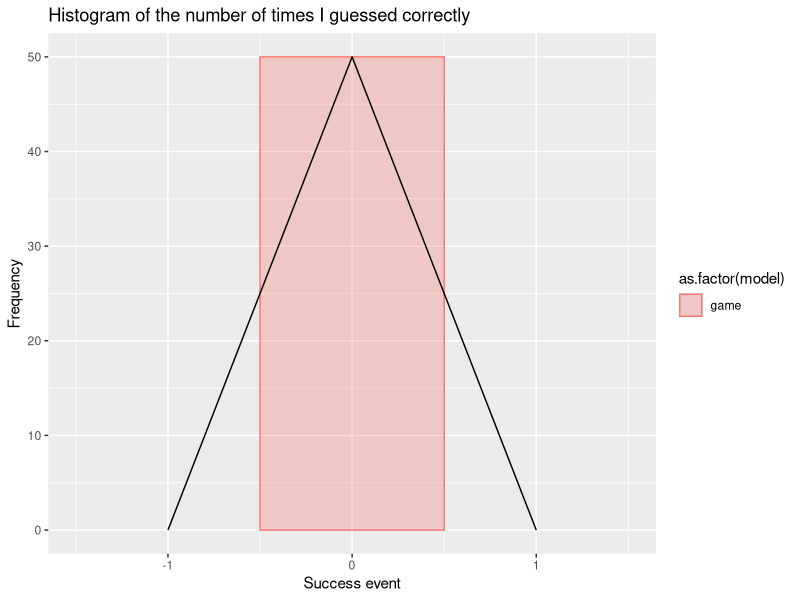
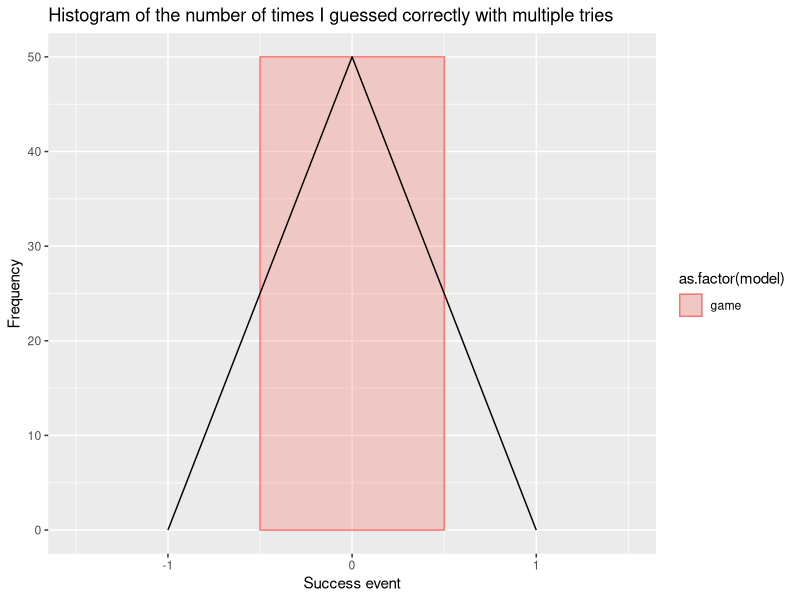
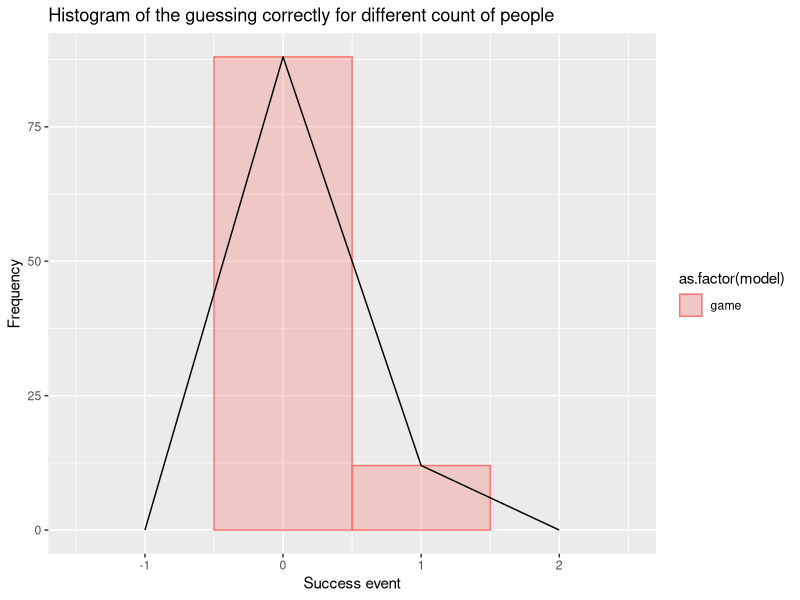

Here is the R script that generated these plots, in order:
#Nash game
#you get to pick a number between 2 and 100, it has to be an integer.
#Okay, so I should be trying to name 2/3 of what I think the number is going to be.
#why 2 and 100? minimum 2/3 value I can guess is 1, so the original number has to start from 1.5
library(ggplot2)
no_of_people=50
no_iters=1000
run.others<-function(no.people){
  
  so_far=rep(0,no.people)
  person_chose=rep(0,no.people)
  for(i in 1:no.people)
   {
   person_chose[i]==sample(2:100,size=1,replace=FALSE )
   
    my_number=sample(1:100,size=1,replace=FALSE)
    two_thirds=(2*person_chose[i])/3
    if(two_thirds==my_number)
      so_far[i]=1
   }


return(so_far)
}

#i am given a certain number of tries to guess the number
run.others.with_tries=function(no.people){
  so_far=rep(0,no.people)
  person_chose=rep(0,no.people)
  person_tries=rep(0,no.people)
  for(i in 1:no.people)
   {
  			tries = 1
  			person_chose[i]==sample(2:100,size=1,replace=FALSE)
  			while(tries < 20) {
          
        
           my_number=sample(1:100,size=1,replace=FALSE)
           two_thirds=(2*person_chose[i])/3
           if(two_thirds==my_number){
             so_far[i]=1
             break
           }
        tries=tries+1

  			}
        person_tries[i]=tries


  }
  return(so_far)
}

run.others.dynamic_count<-function(){
  #cur_avg=0
  so_far=rep(0,100)
  for(j in 1:100){
  for(i in 1:j)
   {
   person_chose=sample(2:100,size=1,replace=FALSE )
   
    my_number=sample(1:100,size=1,replace=FALSE)
    two_thirds=(2*person_chose)/3
    if(two_thirds==my_number){
      so_far[j]=so_far[j]+1
      break
   }
 }
  }
  
return(so_far)
}

guessing_avg=run.others(no_of_people)
ggplot(data.frame(model=c(rep('game',no_of_people)),
                  values=guessing_avg)) +
  aes(x=values) +
  geom_histogram(position="dodge",stat="bin",binwidth=1,
                 aes(fill=as.factor(model),
                     colour=as.factor(model)),alpha=0.3) +
  geom_freqpoly(binwidth=1) +
  labs(title="Histogram of the number of times I guessed correctly",
       x="Success event",
       y="Frequency")

guessing_avg_with_tries=run.others.with_tries(no_of_people)
 ggplot(data.frame(model=c(rep('game',no_of_people)),
                         values=guessing_avg_with_tries)) +
         aes(x=values) +
         geom_histogram(position="dodge",stat="bin",binwidth=1,
                        aes(fill=as.factor(model),
                            colour=as.factor(model)),alpha=0.3) +
         geom_freqpoly(binwidth=1) +
         labs(title="Histogram of the number of times I guessed correctly with multiple tries",
              x="Success event",
              y="Frequency")

guessing_avg_no_people=run.others.dynamic_count()
               ggplot(data.frame(model=c(rep('game',no_of_people)),
                                       values=guessing_avg_no_people)) +
                       aes(x=values) +
                       geom_histogram(position="dodge",stat="bin",binwidth=1,
                                      aes(fill=as.factor(model),
                                          colour=as.factor(model)),alpha=0.3) +
                       geom_freqpoly(binwidth=1) +
                       labs(title="Histogram of the guessing correctly for different count of people",
                            x="Success event",
                            y="Frequency")

               
               
##################
